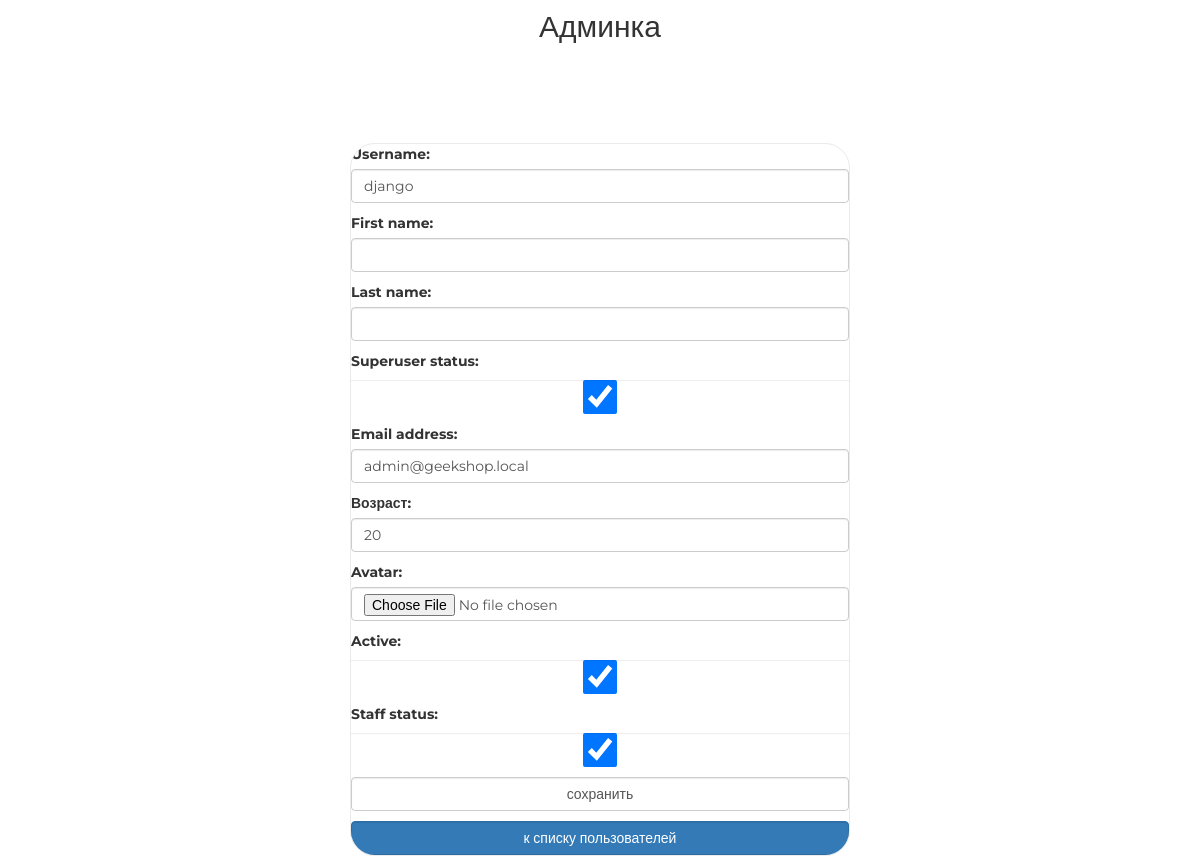
Screenshot of /my/admin/user/update/1/ (signed in) with the database file from the repository.
### authapp/models.py (models this page shows, shortened)
class ShopUser(AbstractUser):
    age = models.PositiveSmallIntegerField(verbose_name='возраст', null=True)
    avatar = models.ImageField(upload_to='users_avatars', blank=True)
    activation_key = models.CharField(max_length=128, blank=True)
    activation_key_expires = models.DateTimeField(default=get_activation_key_expires)

### adminapp/views.py (the view)
# urls.py: path('user/update/<int:pk>/', adminapp.user_update, name='user_update'),
@user_passes_test(lambda x: x.is_superuser)
def user_update(request, pk):
    user = get_object_or_404(ShopUser, pk=pk)
    if request.method == 'POST':
        user_form = AdminShopUserUpdateForm(request.POST, request.FILES, instance=user)
        if user_form.is_valid():
            user_form.save()
            return HttpResponseRedirect(reverse('my_admin:index'))
    else:
        user_form = AdminShopUserUpdateForm(instance=user)
    context = {
        'title': 'пользователи/редактирование',
        'form': user_form
    }
    return render(request, 'adminapp/user_update.html', context)

### adminapp/forms.py (shortened to what this page needs)
class AdminShopUserUpdateForm(UserChangeForm):
    class Meta:
        model = ShopUser
        fields = (
            'username', 'first_name', 'last_name', 'is_superuser',
            'password', 'email', 'age', 'avatar', 'is_active', 'is_staff'
        )
    def __init__(self, *args, **kwargs):
        super().__init__(*args, **kwargs)
        for field_name, field in self.fields.items():
            field.widget.attrs['class'] = 'form-control'
            field.help_text = ''
            if field_name == 'password':
                field.widget = forms.HiddenInput()

### basketapp/context_processors.py (called while the page is built)
def basket(request):
    if request.user.is_authenticated:
        basket = request.user.basket.all()
    else:
        basket = []
    return {
        'basket': basket,
    }

### adminapp/templates/adminapp/user_update.html (shortened to what this page needs)
 {% extends 'adminapp/base.html' %}
{% load static %}
{% block container %}
    <div class="login">
        <form class="form-horizontal" method="post" enctype="multipart/form-data">
            {{ form.as_p }}
            <input class="form-control" type="submit" value="сохранить">
        </form>
        <a href="{% url 'my_admin:index' %}"
           class="btn btn-primary form-control last">
            к списку пользователей
        </a>
    </div>
{% endblock %}

### static/css/style.css (style rules this page uses)
* { margin: 0; padding: 0; }
body { font-family: 'Montserrat', sans-serif; }
html, body { height: 100%; }
.login { background: #fff; border: 1px solid #eaeaea; border-radius: 25px; overflow: hidden; width: 28em; min-width: 500px; margin: 100px auto; position: relative; display: block; }
.login .form-control[type="submit"] { margin: 10px auto; }
.login form { margin-bottom: 10px; }

### rows the page displays
ShopUser: username "django", is_superuser "☑", email "admin@geekshop.local", age "20", is_active "☑", is_staff "☑"
